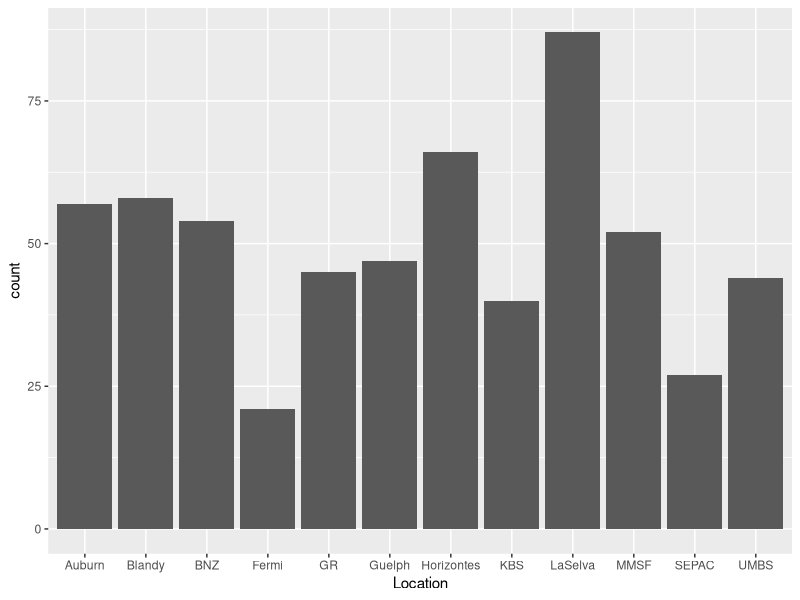
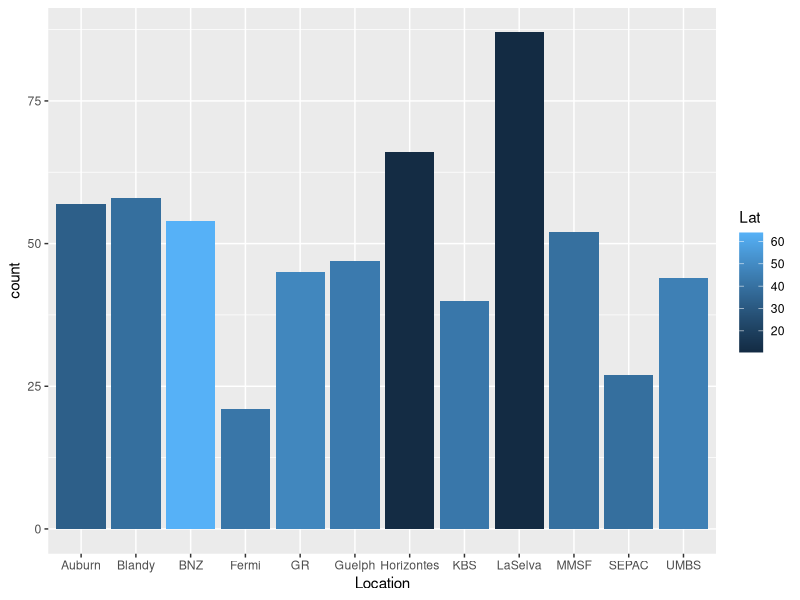
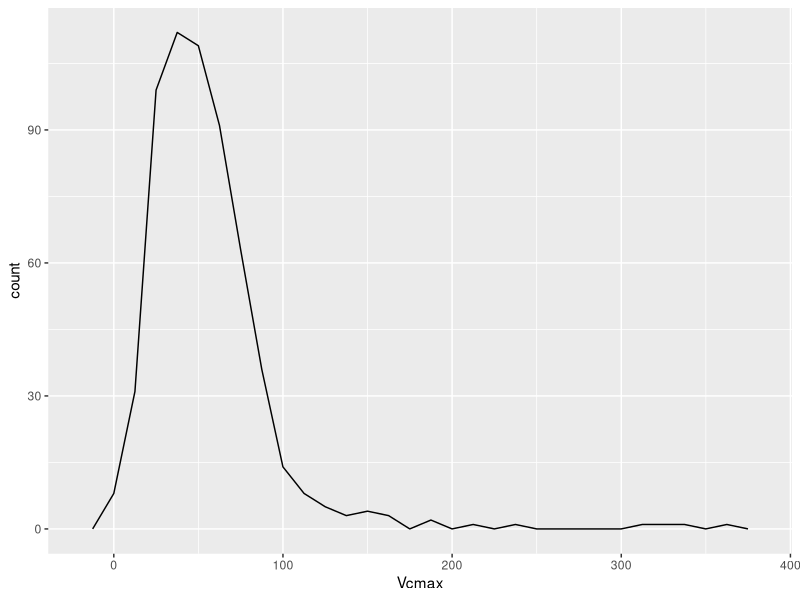
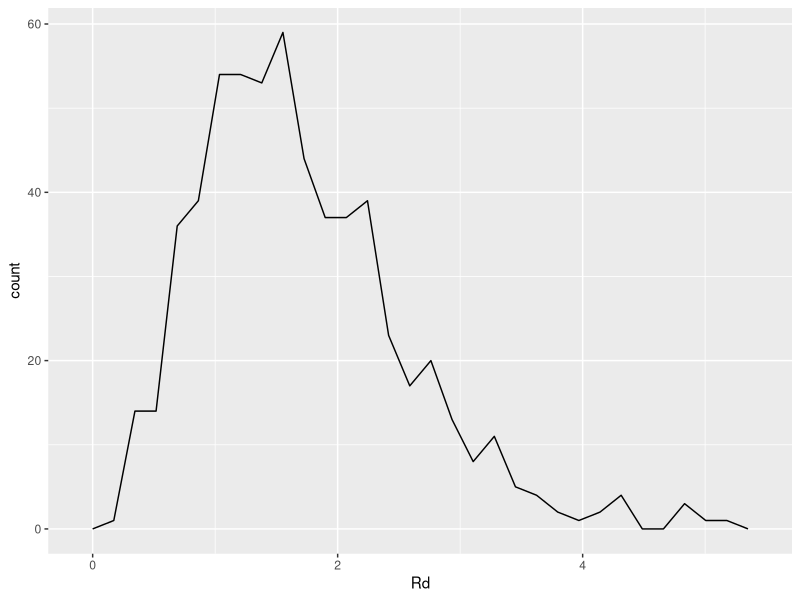
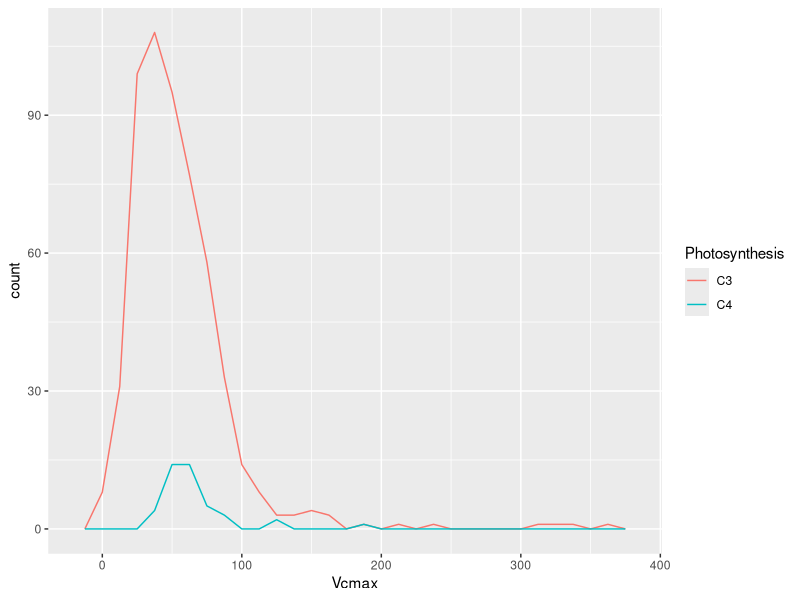
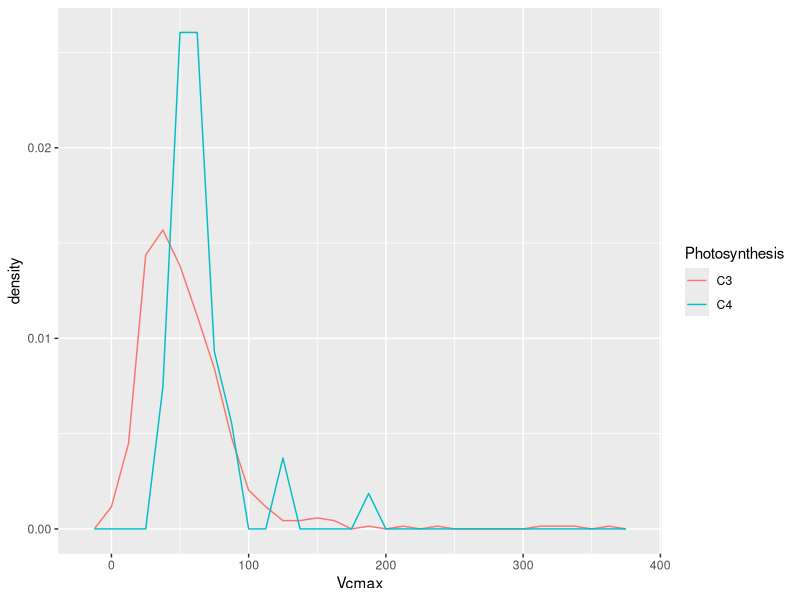
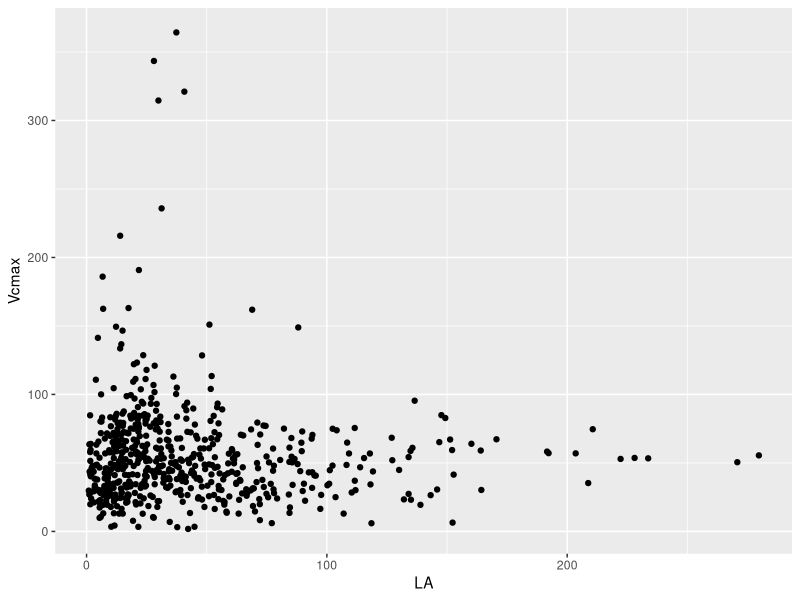

These charts were generated, in order, by the following R code:
## ---- chunk 1
# Load libraries
library(tidyverse)

# Load plantecophys package to fit A-Ci curves
#library(plantecophys)
## ---- chunk 2
# Read LCE data frame
LCE_global <- read_csv("data/LCE/LCE_data.csv")

LCE_global

## ---- chunk 3
# Find numbers of "replicates" at each Locations (site)
LCE_global %>% 
  group_by(Location) %>%
  summarize(count = n())

# Find numbers of "replicates" for C3 and C4 plants
LCE_global %>%
  group_by(Photosynthesis) %>%
  summarize(count = n())

## ---- chunk 4
# Plot data by Location
ggplot(data = LCE_global) + 
  geom_bar(mapping = aes(x = Location))

# Plot data by Location - add color to see which latitude sites are at
ggplot(data = LCE_global) + 
  geom_bar(mapping = aes(x = Location, fill = Lat))

## ---- chunk 5
# Plot Vcmax distribution
ggplot(data = LCE_global) + 
  geom_freqpoly(aes(x = Vcmax))

# Plot Rd distribution
ggplot(data = LCE_global) + 
  geom_freqpoly(aes(x = Rd))

## ---- chunk 6
# Plot distributions of Vcmax, colored by C3/C4 Photosynthesis
ggplot(data = LCE_global) +
  geom_freqpoly(mapping = aes(x = Vcmax, color = Photosynthesis))

# Alternate Plot: scaled by probability density (integrates to 1.0, rather than showing counts) 
ggplot(data = LCE_global) +
  geom_freqpoly(mapping = aes(x = Vcmax, y = ..density.., color = Photosynthesis))

## ---- chunk 7
# Plot leaf mass (LM) against Vcmax
ggplot(data = LCE_global) +
  geom_point(mapping = aes(x = LA, y = Vcmax))

## ---- chunk 8
# ANOVA: analysis of variance
# model differences in continuous variable against cateogorical groups
C3C4_Vcmax <- lm(Vcmax ~ Photosynthesis, data = LCE_global)
summary(C3C4_Vcmax)

# Tukey Pairwise Honestly Significant Differences (HSD) Test 
TukeyHSD(aov(C3C4_Vcmax))

